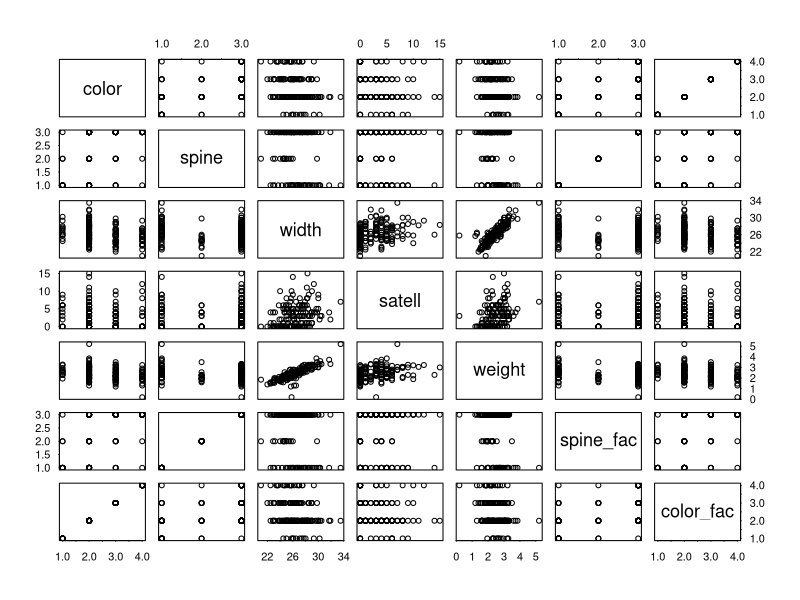
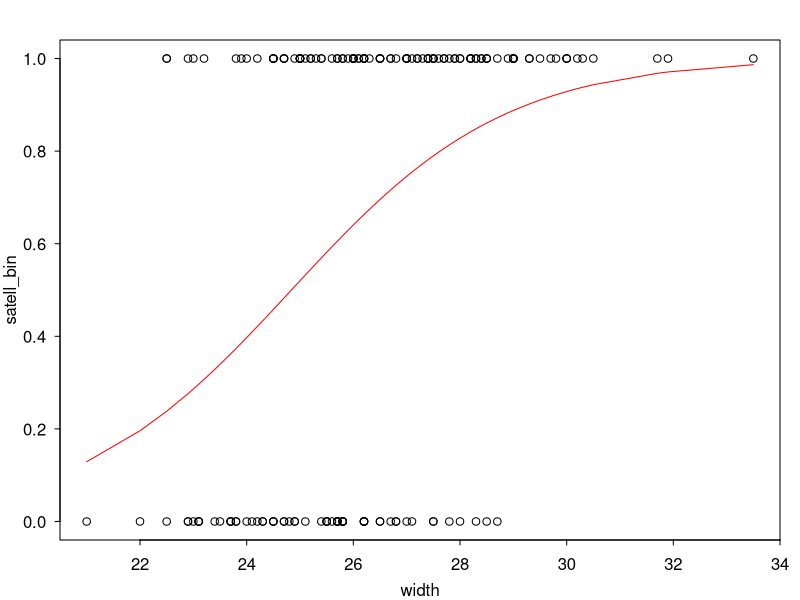

Generate these figures, in order, with R:
## ---- chunk 1
rm(list=ls()) # Clear the workspace
knitr::opts_chunk$set(echo = TRUE)
par(mar=c(3,3,2,1), mgp=c(2,.7,0), tck=-.01, las=1)
options(width = 50)
# pkgs = c('lubridate', 'tidyverse','forecast', 'rstan')
# lapply(pkgs, library, character.only = TRUE)
## ---- chunk 2
# 1
horseshoe = read.csv('../data/horseshoe.csv')
head(horseshoe)
# 2 
horseshoe$spine_fac = factor(horseshoe$spine, 
                            labels = c('both_good', 
                                       'one_worn_or_broken',
                                       'both_worn_or_broken'))
horseshoe$color_fac = factor(horseshoe$color, 
                            labels = c('light_medium', 
                                       'medium',
                                       'dark_medium',
                                       'dark'))
# 3
pairs(horseshoe)
# 4
horseshoe$satell_bin = as.integer(horseshoe$satell>0)
# 5
mod = glm(satell_bin ~ width, 
          family = binomial(link = logit),
          data = horseshoe)
summary(mod) # Have enough data to observe an effect
# 6
with(horseshoe, plot(width, satell_bin))
o = order(horseshoe$width)
lines(horseshoe$width[o], mod$fitted.values[o], col = 'red')
# Clear increasing probabilities with width
# 7
AIC(mod) # 198.4527
mod_2 = glm(satell_bin ~ width + weight, family = binomial(link = logit),
          data = horseshoe)
AIC(mod_2) # 200.0279
mod_3 = glm(satell_bin ~ width*weight*color_fac, family = binomial(link = logit),
          data = horseshoe)
AIC(mod_3) # 202.6617
mod_4 = glm(satell_bin ~ width+color_fac, family = binomial(link = logit),
          data = horseshoe)
AIC(mod_4) # 197.457
## ---- chunk 3
# 1
mod = glm(satell ~ width, family = poisson(link = log),
          data = horseshoe)
summary(mod)
# 2
mod_2 = glm(satell ~ . - satell_bin - color - spine, family = poisson(link = log),
          data = horseshoe)
summary(mod_2)
# 3
library(MASS)
mod_3 = glm.nb(satell ~ . - satell_bin - color - spine,
          data = horseshoe)
summary(mod_3) # Dispersion parameter practically 1 (Poisson ok?)
AIC(mod) #927.1762
AIC(mod_2) #923.5498
AIC(mod_3) #764.9049
